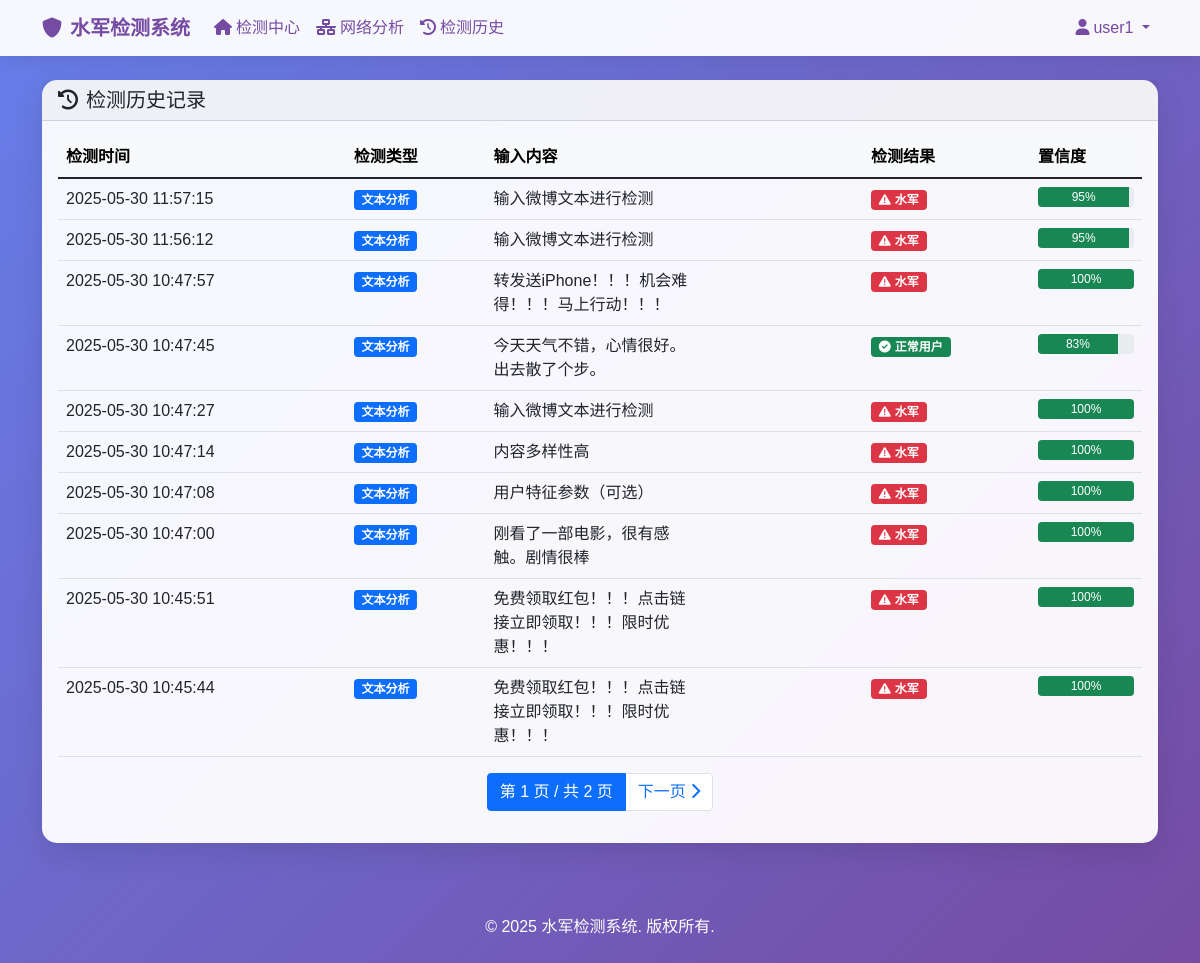
The app's page /history (signed in) with its own data.
### tables this page shows
CREATE TABLE users (
            id INTEGER PRIMARY KEY AUTOINCREMENT,
            username TEXT UNIQUE NOT NULL,
            email TEXT UNIQUE NOT NULL,
            password_hash TEXT NOT NULL,
            real_name TEXT,
            phone TEXT,
            organization TEXT,
            role TEXT DEFAULT 'user',
            is_active INTEGER DEFAULT 1,
            created_at TIMESTAMP DEFAULT CURRENT_TIMESTAMP,
            last_login TIMESTAMP,
            detection_count INTEGER DEFAULT 0,
            last_detection TIMESTAMP
        );

CREATE TABLE detection_history (
            id INTEGER PRIMARY KEY AUTOINCREMENT,
            user_id INTEGER NOT NULL,
            detection_type TEXT NOT NULL,
            input_content TEXT,
            result TEXT NOT NULL,
            created_at TIMESTAMP DEFAULT CURRENT_TIMESTAMP,
            FOREIGN KEY (user_id) REFERENCES users (id)
        );

### web/app_minimal.py (the view)
@app.route('/history')
@login_required
def detection_history():
    page = request.args.get('page', 1, type=int)
    per_page = 10
    current_user = get_current_user()
    history_data = get_detection_history(current_user['id'], page, per_page)
    return render_template('auth/history.html', history=history_data)

### web/app_minimal.py (called while the page is built)
@app.context_processor
def inject_user():
    return dict(current_user=get_current_user())

### web/simple_auth.py (called while the page is built)
def get_db():
    if 'db' not in g:
        g.db = sqlite3.connect(DATABASE)
        g.db.row_factory = sqlite3.Row
    return g.db

def login_required(f):
    @wraps(f)
    def decorated_function(*args, **kwargs):
        if 'user_id' not in session:
            flash('请先登录后访问此页面', 'info')
            return redirect(url_for('login', next=request.url))
        return f(*args, **kwargs)
    return decorated_function

def get_current_user():
    if 'user_id' not in session:
        return None
    db = get_db()
    user = db.execute('SELECT * FROM users WHERE id = ?', (session['user_id'],)).fetchone()
    return dict(user) if user else None

### web/templates/auth/history.html (shortened to what this page needs)
{% extends "base.html" %}
{% set title = "检测历史" %}
{% block content %}
<div class="card">
    <div class="card-header">
        <h5 class="mb-0">
            <i class="fas fa-history me-2"></i>检测历史记录
        </h5>
    </div>
    <div class="card-body">
        {% if history['items'] %}
            <div class="table-responsive">
                <table class="table table-hover">
                    <thead class="table-light">
                        <tr>
                            <th>检测时间</th>
                            <th>检测类型</th>
                            <th>输入内容</th>
                            <th>检测结果</th>
                            <th>置信度</th>
                        </tr>
                    </thead>
                    <tbody>
                        {% for record in history['items'] %}
                            <tr>
                                <td>{{ record.created_at }}</td>
                                <td>
                                    <span class="badge bg-{{ 'primary' if record.detection_type == '文本分析' else 'info' }}">
                                        {{ record.detection_type }}
                                    </span>
                                </td>
                                <td>
                                    <div style="max-width: 200px; overflow: hidden; text-overflow: ellipsis;">
                                        {% if record.input_content %}
                                            {{ record.input_content[:50] }}
                                        {% else %}
                                            无输入内容
                                        {% endif %}
                                    </div>
                                </td>
                                <td>
                                    {% if record.result.is_spammer %}
                                        <span class="badge bg-danger">
                                            <i class="fas fa-exclamation-triangle me-1"></i>水军
                                        </span>
                                    {% else %}
                                        <span class="badge bg-success">
                                            <i class="fas fa-check-circle me-1"></i>正常用户
                                        </span>
                                    {% endif %}
                                </td>
                                <td>
                                    <div class="progress" style="height: 20px;">
                                        <div class="progress-bar
                                            {% if record.result.confidence >= 80 %}bg-success
                                            {% elif record.result.confidence >= 60 %}bg-warning
                                            {% else %}bg-danger{% endif %}"
                                            style="width: {{ record.result.confidence }}%">
                                            {{ record.result.confidence }}%
                                        </div>
                                    </div>
                                </td>
                            </tr>
                        {% endfor %}
                    </tbody>
                </table>
            </div>
            {% if history['pages'] > 1 %}
                <nav aria-label="检测历史分页">
                    <ul class="pagination justify-content-center">
                        <li class="page-item active">
                            <span class="page-link">第 {{ history['page'] }} 页 / 共 {{ history['pages'] }} 页</span>
                        </li>
                        {% if history['has_next'] %}
                            <li class="page-item">
                                <a class="page-link" href="{{ url_for('detection_history', page=history['next_num']) }}">
                                    下一页 <i class="fas fa-chevron-right"></i>
                                </a>
                            </li>
                        {% endif %}
                    </ul>
                </nav>
            {% endif %}
        {% else %}
            <div class="text-center py-5">
                <i class="fas fa-history fa-3x text-muted mb-3"></i>
                <h5 class="text-muted">暂无检测历史</h5>
                <p class="text-muted">您还没有进行过任何检测，<a href="{{ url_for('index') }}">立即开始检测</a></p>
            </div>
        {% endif %}
    </div>
</div>
{% endblock %}

### web/templates/base.html (shortened to what this page needs)
<!DOCTYPE html>
<html lang="zh-CN">
<head>
    <link href="https://cdn.jsdelivr.net/npm/bootstrap@5.1.3/dist/css/bootstrap.min.css" rel="stylesheet">
    <link href="https://cdnjs.cloudflare.com/ajax/libs/font-awesome/6.0.0/css/all.min.css" rel="stylesheet">
</head>
<body>
    <nav class="navbar navbar-expand-lg fixed-top">
        <div class="container">
            <a class="navbar-brand" href="{{ url_for('index') if current_user else url_for('login') }}">
                <i class="fas fa-shield-alt me-2"></i>水军检测系统
            </a>
            <div class="collapse navbar-collapse" id="navbarNav">
                <ul class="navbar-nav me-auto">
                    {% if current_user %}
                    <li class="nav-item">
                        <a class="nav-link" href="{{ url_for('index') }}">
                            <i class="fas fa-home me-1"></i>检测中心
                        </a>
                    </li>
                    <li class="nav-item">
                        <a class="nav-link" href="{{ url_for('network_analysis') }}">
                            <i class="fas fa-network-wired me-1"></i>网络分析
                        </a>
                    </li>
                    <li class="nav-item">
                        <a class="nav-link" href="{{ url_for('detection_history') }}">
                            <i class="fas fa-history me-1"></i>检测历史
                        </a>
                    </li>
                    {% endif %}
                </ul>
                <ul class="navbar-nav">
                    {% if current_user %}
                    <li class="nav-item dropdown">
                        <a class="nav-link dropdown-toggle" href="#" role="button" data-bs-toggle="dropdown">
                            <i class="fas fa-user me-1"></i>{{ current_user['username'] }}
                        </a>
                    </li>
                    {% endif %}
                </ul>
            </div>
        </div>
    </nav>
    <div class="main-content">
        <div class="container">
            {% block content %}{% endblock %}
        </div>
    </div>
    <footer class="mt-5 py-4 text-center text-white">
        <div class="container">
            <p>&copy; 2025 水军检测系统. 版权所有.</p>
        </div>
    </footer>
</body>
</html>

### web/templates/base.html (style rules this page uses)
body { background: linear-gradient(135deg, #667eea 0%, #764ba2 100%); min-height: 100vh; font-family: 'Arial', sans-serif; }
.navbar { background: rgba(255, 255, 255, 0.95) !important; backdrop-filter: blur(10px); box-shadow: 0 2px 20px rgba(0, 0, 0, 0.1); }
.navbar-brand { font-weight: bold; color: #764ba2 !important; }
.main-content { margin-top: 80px; min-height: calc(100vh - 80px); }
.card { border: none; border-radius: 15px; box-shadow: 0 10px 30px rgba(0, 0, 0, 0.1); backdrop-filter: blur(10px); background: rgba(255, 255, 255, 0.95); }
.nav-link { color: #764ba2 !important; font-weight: 500; }

### records on screen
users: username "user1"
detection_history: created_at "2025-05-30 11:57:15", detection_type "文本分析", input_content "输入微博文本进行检测", shows "水军", result.confidence "95"
detection_history: created_at "2025-05-30 11:56:12", detection_type "文本分析", input_content "输入微博文本进行检测", shows "水军", result.confidence "95"
detection_history: created_at "2025-05-30 10:47:57", detection_type "文本分析", input_content "转发送iPhone！！！机会难得！！！马上行动！！！", shows "水军", result.confidence "100"
detection_history: created_at "2025-05-30 10:47:45", detection_type "文本分析", input_content "今天天气不错，心情很好。出去散了个步。", shows "正常用户", result.confidence "83"
detection_history: created_at "2025-05-30 10:47:27", detection_type "文本分析", input_content "输入微博文本进行检测", shows "水军", result.confidence "100"
detection_history: created_at "2025-05-30 10:47:14", detection_type "文本分析", input_content "内容多样性高", shows "水军", result.confidence "100"
detection_history: created_at "2025-05-30 10:47:08", detection_type "文本分析", input_content "用户特征参数（可选）", shows "水军", result.confidence "100"
detection_history: created_at "2025-05-30 10:47:00", detection_type "文本分析", input_content "刚看了一部电影，很有感触。剧情很棒", shows "水军", result.confidence "100"
detection_history: created_at "2025-05-30 10:45:51", detection_type "文本分析", input_content "免费领取红包！！！点击链接立即领取！！！限时优惠！！！", shows "水军", result.confidence "100"
detection_history: created_at "2025-05-30 10:45:44", detection_type "文本分析", input_content "免费领取红包！！！点击链接立即领取！！！限时优惠！！！", shows "水军", result.confidence "100"

### other values on screen
{{ history['page'] }} "1"
{{ history['pages'] }} "2"
